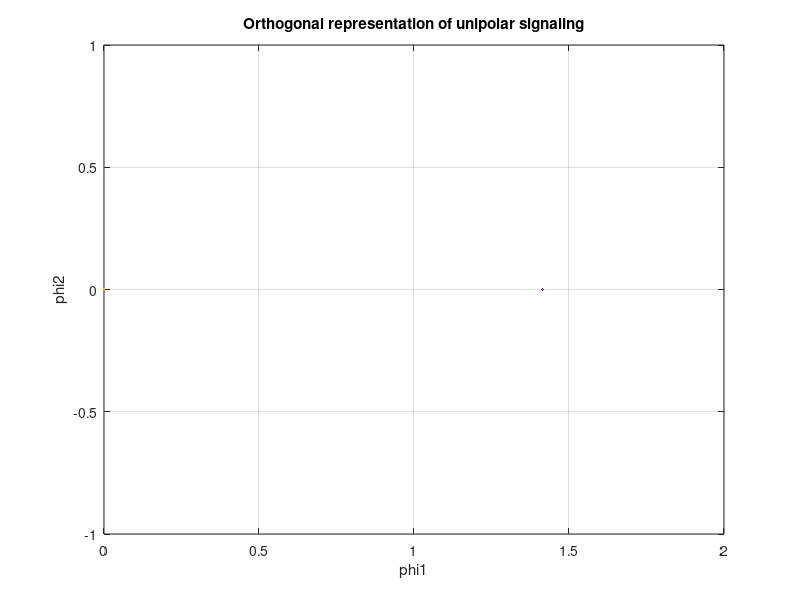
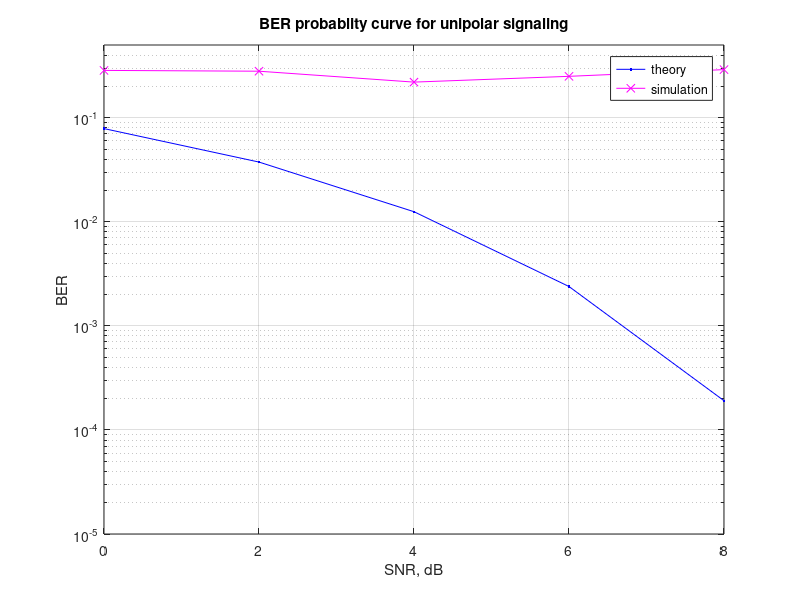

Reproduce these figures in MATLAB, in order.
%Part B
N = 200 %number of modulated symbols per slot
rand_binary = rand(1, N) > 0.5 %we create 200 binary sequence with equal probability of 1s and 0s
%plot the orthogonal representation
a = rand_binary*sqrt(2) %A = sqrt(2) so that Eb = 1
plot(a(1,:),0, '.') %plotting it!
xlabel('phi1')
ylabel('phi2')
title('Orthogonal representation of unipolar signaling')
axis
grid on

SNRdB = [0 2 4 6 8]
for count = 1:length(SNRdB)
    gaussianrndnv = 10^(-SNRdB(count)/20).*randn(1, N); %creating the 200 uncorrelaed zero-mean gaussian randn variables with variance 0.5
    y = a + gaussianrndnv
    sr = real(y) > 0; %decoding -> getting the original sequence
    errors(count) = size(find([rand_binary - sr]),2);

end

%calculating the simulated and the theoretical BER values
BER = errors/N
theoreticalBER = 0.5*erfc(sqrt(10.^(SNRdB/10)));

%plotting both of them in the same graph
figure
semilogy(SNRdB,theoreticalBER,'b.-');
hold on
semilogy(SNRdB,BER,'mx-');
axis([0 8 10^-5 0.5])
grid on
legend('theory', 'simulation');
xlabel('SNR, dB');
ylabel('BER');
title('BER probablity curve for unipolar signaling');

